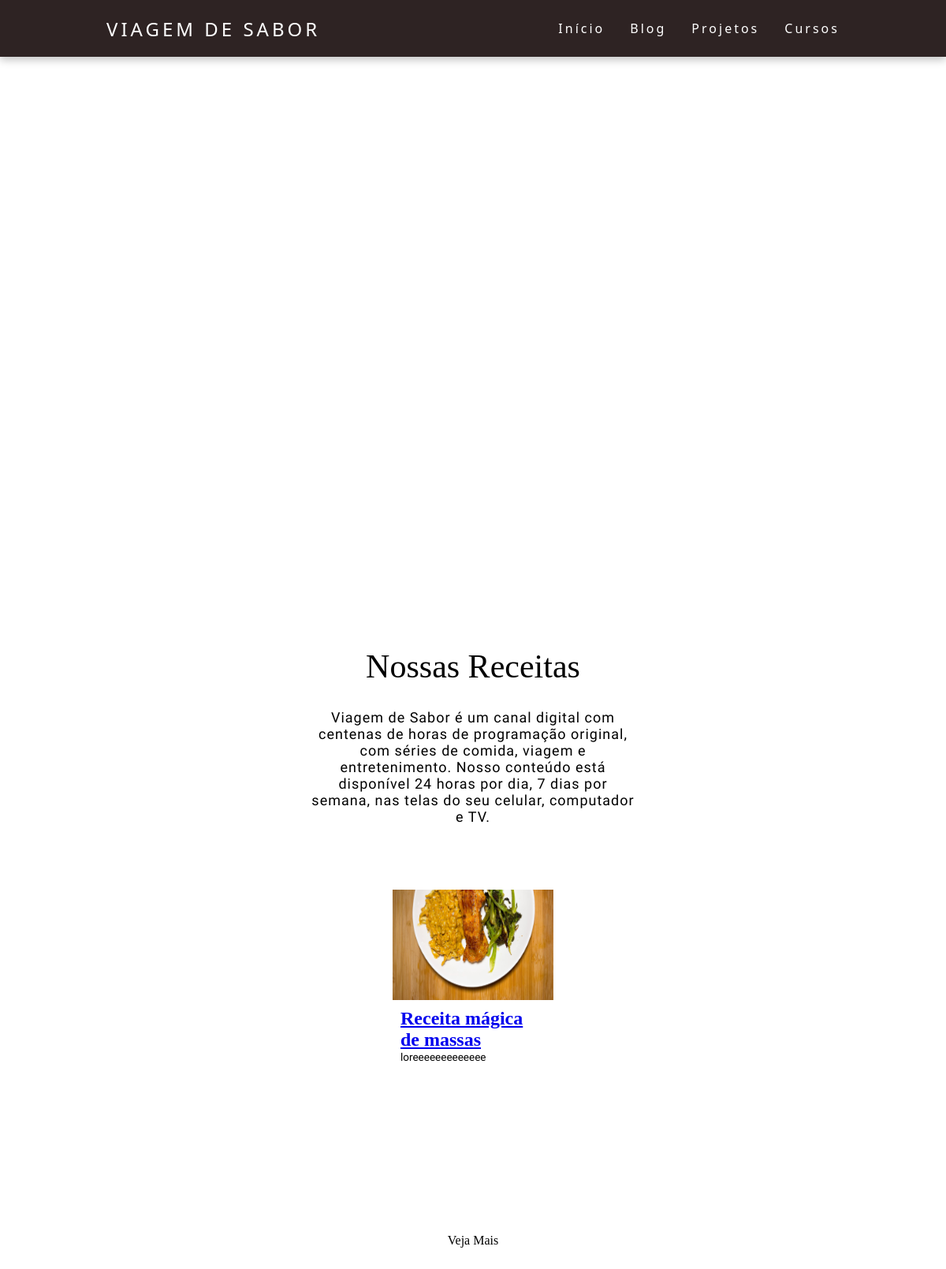
Page /home/ on the earlier database version.
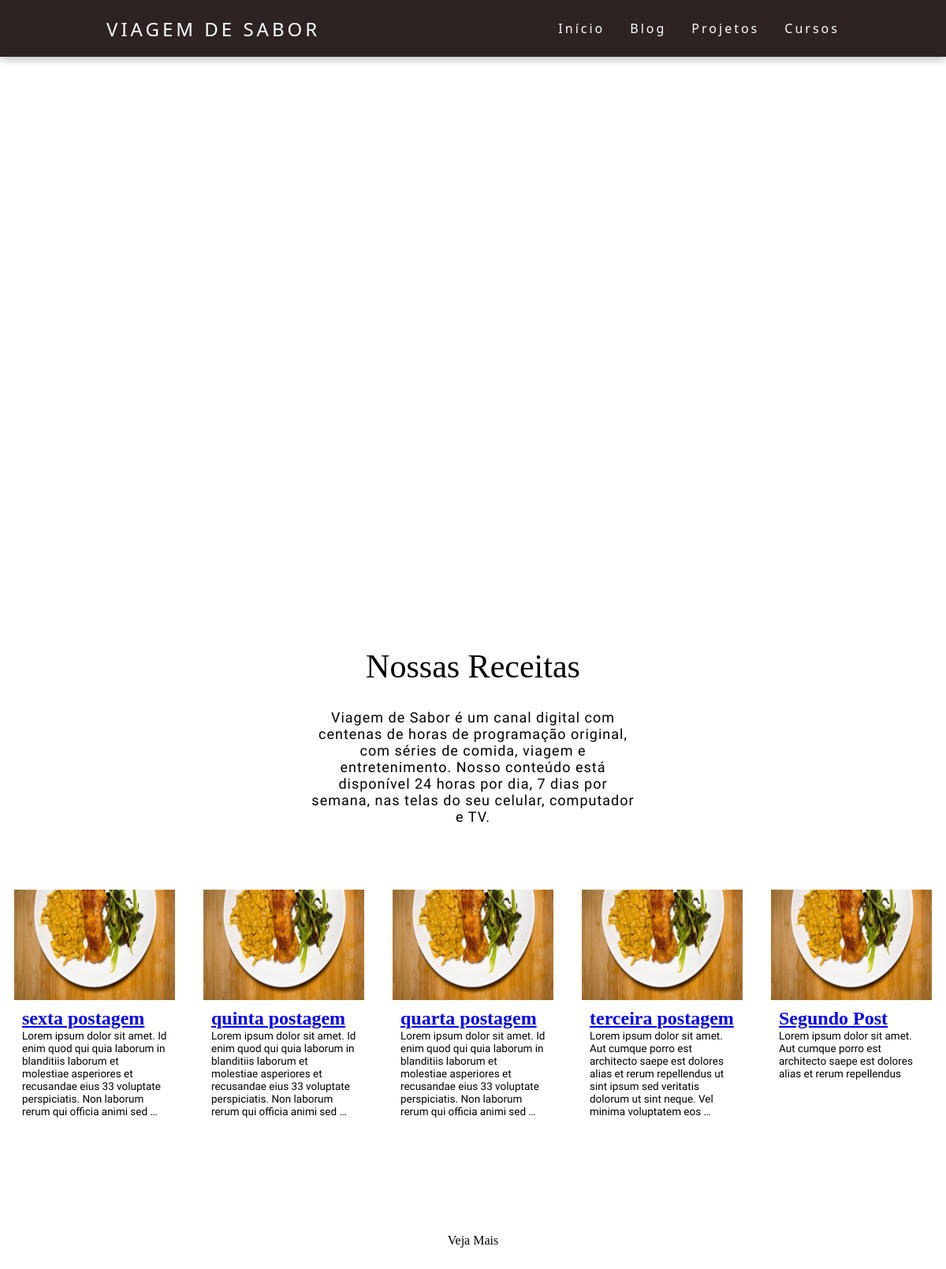
Same page on the later database version.
### publicar/models.py (models this page shows, shortened)
class Post(models.Model):
    STATUS_CHOICES = (
        ('draft', 'Draft'),
        ('published', 'Published'),
    )
    title = models.CharField(max_length=250)
    slug = models.SlugField(max_length=250,
                            unique_for_date='publish')
    author = models.ForeignKey(User,
                               on_delete=models.CASCADE,
                               related_name='blog_posts')
    image = models.ImageField(upload_to='post_images')
    body = models.TextField()
    publish = models.DateTimeField(default=timezone.now)
    created = models.DateTimeField(auto_now_add=True)
    update = models.DateTimeField(auto_now=True)
    status = models.CharField(max_length=10,
                              choices=STATUS_CHOICES,
                              default='draft')
    class Meta:
        ordering = ('-publish',)

### home/views.py (the view)
# urls.py: 2. Add a URL to urlpatterns:  path('', views.home, name='home')
def home(request):
    post = Post.objects.all()
    if request.method == "GET":
        return render(request, 'home.html', {'posts': post})

### home/templates/home.html (shortened to what this page needs)
{% load static %}
<!DOCTYPE html>
<html lang="pt-br">
<head>
    <link rel="stylesheet" href="{% static 'home/css/header.css' %}">
    <link rel="stylesheet" href="{% static 'home/css/main.css' %}">
    <link rel="stylesheet" href="{% static 'home/css/footer.css' %}">
</head>
<body>
    <header>
        <nav>
            <a class="logo" href="#">Viagem de Sabor</a>
            <ul class="nav-list">
                <li><a href="#">Início</a></li>
                <li><a href="#">Blog</a></li>
                <li><a href="#">Projetos</a></li>
                <li><a href="#">Cursos</a></li>
            </ul>
        </nav>
    </header>
    <main>
            <div class="video">
                <video autoplay muted loop>
                    <source src="{% static 'home/videos/video1.mp4' %}">
                </video>
            </div>
            <div class="informativo">
                <div class="texto-informativo">
                    <h1>Nossas Receitas</h1>
                    <p>Viagem de Sabor é um canal digital com centenas de horas de programação original, com séries de comida, viagem e entretenimento. Nosso conteúdo está disponível 24 horas por dia, 7 dias por semana, nas telas do seu celular, computador e TV.</p>
                </div>
            </div>
            <div class="container-receitas">
                <div class="receitas-rescentes">
                    {% for post in posts|slice:":5" %}
                        <div class="receita">
                            <div class="imagem-receita">
                                <img src="{% static 'home/img/creme.jpeg' %}" alt="">
                            </div>
                            <div class="descricao-receita">
                                <a href="#">
                                    <h2>{{ post.title }}</h2>
                                </a>
                                <p>
                                    {{ post.body|truncatewords:30 }}
                                </p>
                            </div>
                        </div>
                    {% endfor %}
                </div>
                <div class="veja-mais"><a href="">Veja Mais</a></div>
            </div>
    </main>
</body>
</html>

### templates/static/home/css/header.css (style rules this page uses)
* { padding: 0px; margin: 0px; }
nav { display: flex; justify-content: space-around; align-items: center; font-family: system-ui, -apple-system, BlinkMacSystemFont, 'Segoe UI', Roboto, Oxygen, Ubuntu, Cantarell, 'Open Sans', 'Helvetica Neue', sans-serif; background: #2e2323; height: 9vh; box-shadow: 0px 4px 10px #0000003d; }
.logo { font-size: 24px; text-transform: uppercase; letter-spacing: 4px; }
.nav-list { list-style: none; display: flex; }
.nav-list li { letter-spacing: 3px; margin-left: 32px; font-weight: 500; }
header a { color: #fff; text-decoration: none; transition: 0.3s; }

### templates/static/home/css/main.css (style rules this page uses)
* { padding: 0; margin: 0; }
body { background-color: rgb(255, 255, 255); }
:root { --font1: 'Yantramanav', sans-serif; --font2: 'Bree Serif', serif; }
main .video { width: 100%; height: 87vh; overflow: hidden; }
main .video video { width: 100%; height: 100%; object-fit: cover; }
main .informativo { display: flex; justify-content: center; width: 100%; height: 45vh; background-color: rgb(255, 255, 255); align-items: center; }
main .informativo .texto-informativo { width: 35%; text-align: center; }
main .informativo .texto-informativo h1 { font-size: 42px; font-family: var(--font2); font-weight: 400; }
main .informativo .texto-informativo p { margin: 30px 0px; font-size: 18px; letter-spacing: 1px; font-family: var(--font1); font-weight: 500; }
main .receitas-rescentes { height: 50vh; width: 30vw; width: 100%; display: flex; justify-content: space-around; background-color: white; }
main .receitas-rescentes .receita { max-width: 17%; height: 50vh; cursor: pointer; }
main .receitas-rescentes .imagem-receita { width: 100%; height: 35%; }
main .receitas-rescentes .imagem-receita img { width: 100%; height: 100%; }
main .receitas-rescentes .descricao-receita { width: 100%; height: 65%; padding: 10px; box-sizing: border-box; overflow: hidden; }
main .receitas-rescentes .descricao-receita p { box-sizing: border-box; width: 100%; font-family: var(--font1); font-size: 13.5px; }
main .container-receitas .veja-mais { display: flex; justify-content: center; align-items: center; padding: 3% 0px; }
main .container-receitas .veja-mais a { text-decoration: none; color: black; font-family: var(--font2); }

### templates/static/home/css/footer.css (style rules this page uses)
* { margin: 0; padding: 0; }

Differences in the rows shown:
no longer on this page (row unchanged): Post: title "Receita mágica de massas", body "loreeeeeeeeeeeee"
added Post: title "sexta postagem", body "Lorem ipsum dolor sit amet. Id enim quod qui quia laborum in blanditiis laborum et molestiae asperiores et recusandae eius 33 voluptate perspiciatis. Non laborum rerum qui officia animi sed …"
added Post: title "quinta postagem", body "Lorem ipsum dolor sit amet. Id enim quod qui quia laborum in blanditiis laborum et molestiae asperiores et recusandae eius 33 voluptate perspiciatis. Non laborum rerum qui officia animi sed …"
added Post: title "quarta postagem", body "Lorem ipsum dolor sit amet. Id enim quod qui quia laborum in blanditiis laborum et molestiae asperiores et recusandae eius 33 voluptate perspiciatis. Non laborum rerum qui officia animi sed …"
added Post: title "terceira postagem", body "Lorem ipsum dolor sit amet. Aut cumque porro est architecto saepe est dolores alias et rerum repellendus ut sint ipsum sed veritatis dolorum ut sint neque. Vel minima voluptatem eos …"
added Post: title "Segundo Post", body "Lorem ipsum dolor sit amet. Aut cumque porro est architecto saepe est dolores alias et rerum repellendus"
